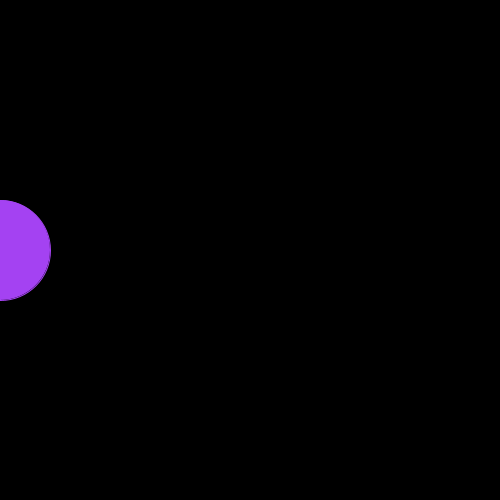
Frame 1 (no input)
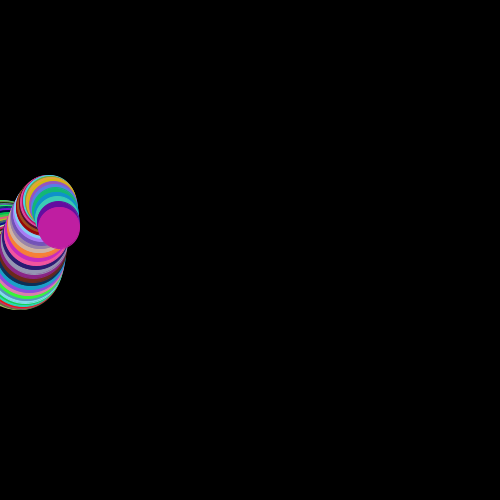
Frame 60 (the mouse pressed at the canvas centre just before this capture)
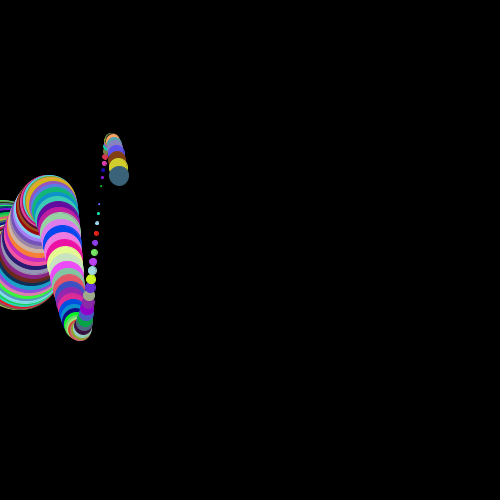
Frame 120 (the mouse held since frame 60 and released just before this capture)

The Processing sketch that drew these frames (run headless with seeded random() and noise(); from frame 60 on, the mouse is pressed at the canvas centre):

// Processing sketch: plotSIne
// ── plotSIne.pde

float cx, cy;
float theta = 0.0f;
float radius = 1;
float smallRadius = 50;
float x = 0;
void setup()
{
  size(500, 500);
  background(0);
  cx = width * 0.5f;
  cy = height * 0.5f;
}

void draw()
{
  //background(0);
  float y = cy +sin(theta) * radius;
  color c = color(random(0, 255), random(0, 255), random(0, 255));
  stroke(c);
  fill(c);
  
  ellipse(x, y, smallRadius * 2, smallRadius * 2);
  theta += 0.1f;
  radius += 1;
  x ++;
  smallRadius -=0.5;
}
